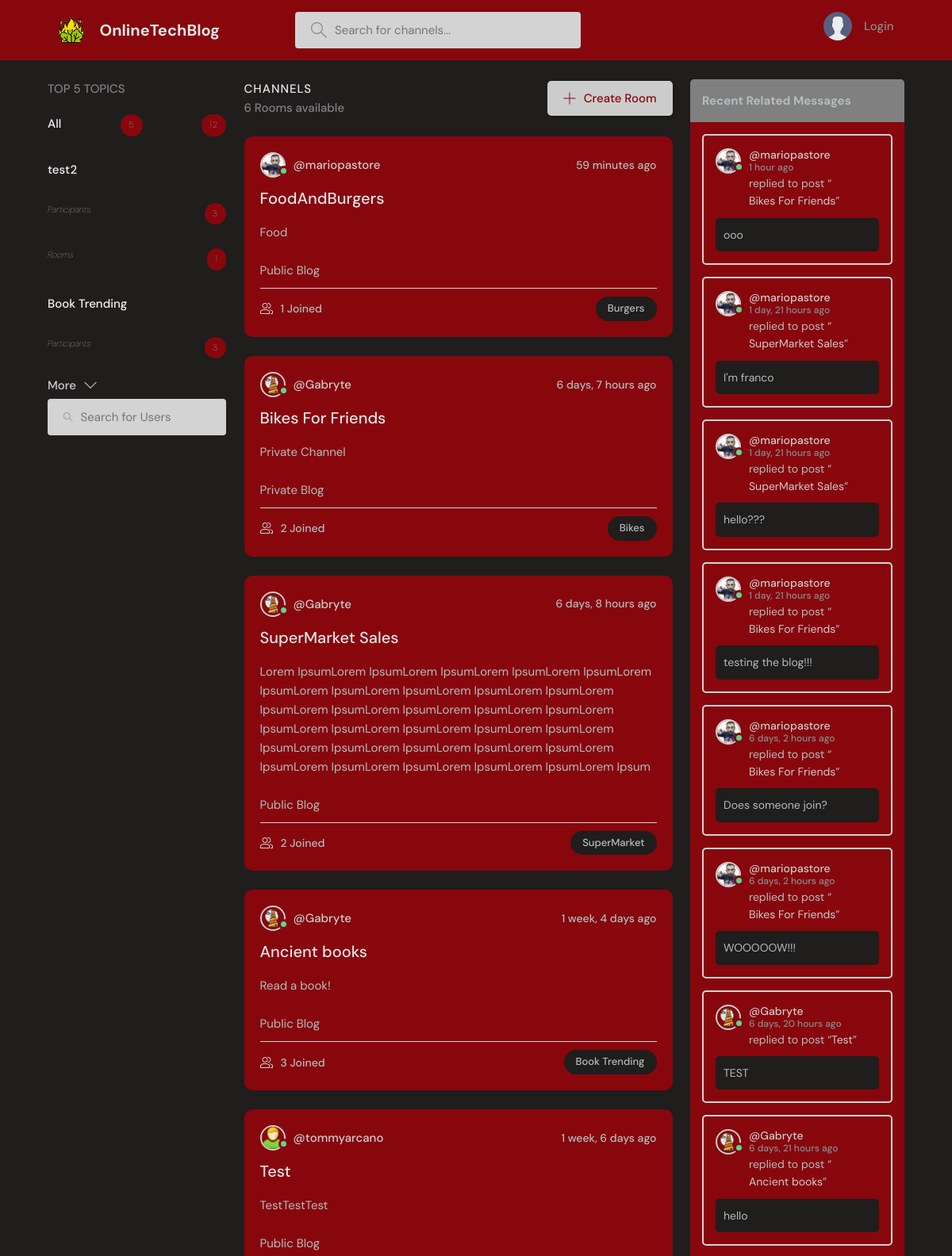
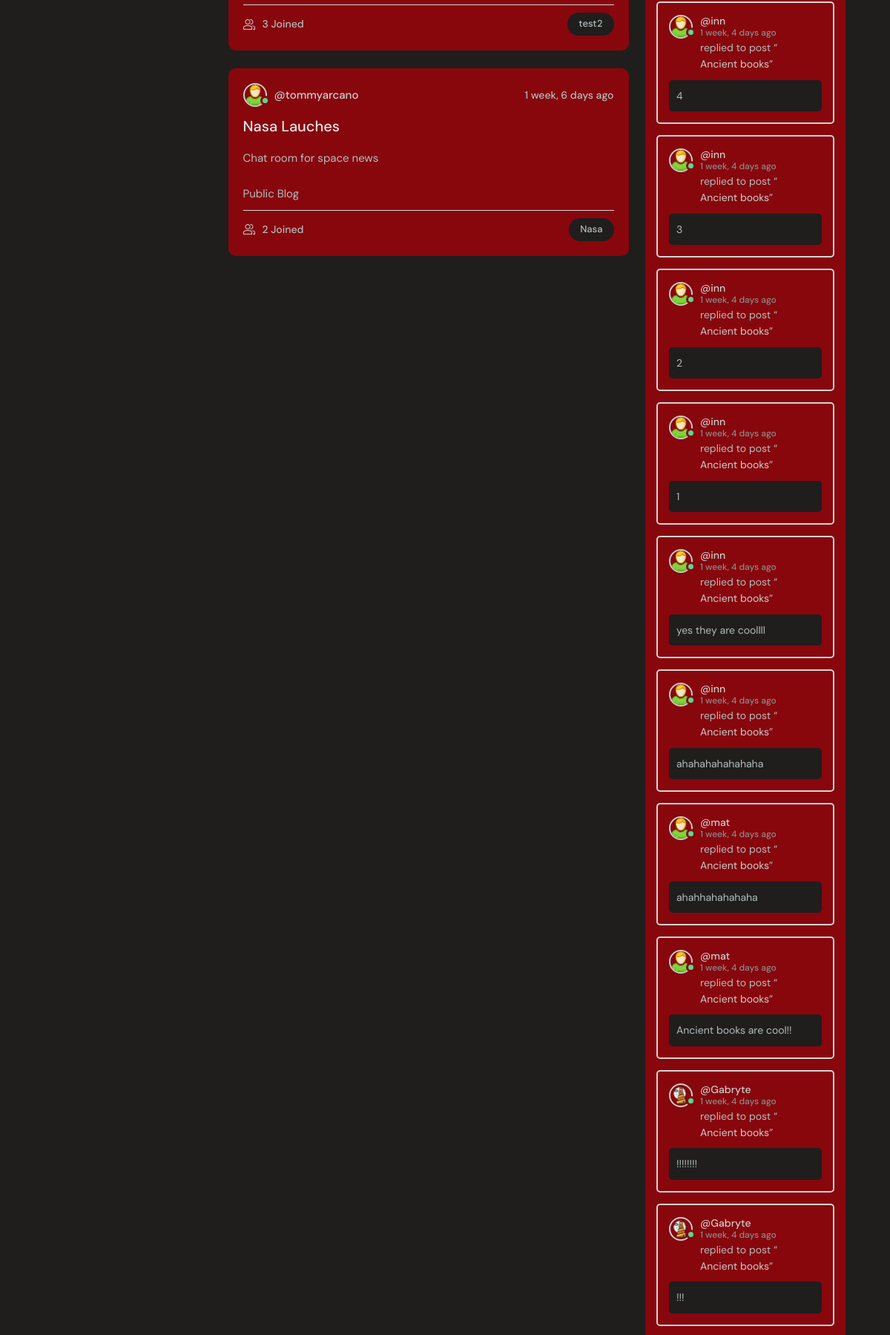
The page / (upper part) on the database its author committed (2 pictures, top to bottom).
### baseProject/models.py (models this page shows, shortened)
class Topic(models.Model):
    name = models.CharField(max_length=10, unique=True)

class Room(models.Model):
    host = models.ForeignKey(User, on_delete=models.SET_NULL, null=True)
    participants = models.ManyToManyField(User, related_name='participants', blank=True)
    topic = models.ForeignKey(Topic, null=True, blank=True,on_delete=models.SET_NULL)
    name = models.CharField(max_length=200, unique=True)
    description = models.TextField(null=True, blank=True)
    friendsOnly = models.BooleanField(default=False)
    updated = models.DateTimeField(auto_now=True)
    created = models.DateTimeField(auto_now_add=True)
    class Meta:
        ordering = ('-updated','-created')
    def __str__(self):
        return self.name

class User(AbstractUser):
    name = models.CharField(max_length=200, null=True)
    surname = models.CharField(max_length=200, null=True)
    email = models.EmailField(unique=True,null=True)
    status = models.TextField(null=True)
    icon = models.ImageField(null=True, default="userBase.svg")
    showFriendsMessages = models.BooleanField(default=False)
    USERNAME_FIELD = 'email'
    REQUIRED_FIELDS = []

class Message(models.Model):
    user = models.ForeignKey(User, on_delete=models.CASCADE)
    room = models.ForeignKey(Room, on_delete=models.CASCADE)
    body = models.TextField()
    image = models.ImageField(null=True, blank=True)
    updated = models.DateTimeField(auto_now=True)
    created = models.DateTimeField(auto_now_add=True)
    likes = models.ManyToManyField(User, related_name='comment')
    class Meta:
        ordering = ('-updated','-created')

### baseProject/views.py (the view)
# urls.py: 2. Add a URL to urlpatterns:  path('', views.home, name='home')
def home(request):
    page = 'home'
    q = request.GET.get('q') if request.GET.get('q') != None else ''
    rooms = Room.objects.filter(
        Q(topic__name__icontains=q) | Q(name__icontains=q) | Q(description__icontains=q)).order_by('-updated')
    num = 5
    topic = Topic.objects.annotate(num_participants=Count('room__participants'), num_rooms=Count('room')).order_by(
        '-num_participants', '-num_rooms')[0:num]
    total_participants = topic.aggregate(total_participants=Sum('num_participants')).get('total_participants', 0)
    rooms_count = rooms.count()
    room_messages = Message.objects.filter(Q(room__topic__name__icontains=q))
    friend_messages, requestFriendsExists = checkForFriendsMessages(request)
    context = {'rooms': rooms, 'topics': topic, 'rooms_count': rooms_count, 'room_messages': room_messages, "num": num,
               "total_participants": total_participants, "friend_messages": friend_messages, "page": page,
               "requestFriendsExists": requestFriendsExists}
    return render(request, 'baseProject/home.html', context)

### baseProject/templates/baseProject/home.html (shortened to what this page needs)
{% extends 'main.html' %}
{% block content %}
<main class="layout layout--3">
      <div class="container">
          {% include 'baseProject/topic_inside.html' %}
        <div class="roomList">
          <div class="roomList__header">
            <div>
              <h2>Channels</h2>
              <p>{{ rooms_count }} Rooms available</p>
            </div>
            <a class="btn btn--main" href="{% url 'create-room' %}">
              <svg version="1.1" xmlns="http://www.w3.org/2000/svg" width="32" height="32" viewBox="0 0 32 32">
                <title>add</title>
                <path
                  d="M16.943 0.943h-1.885v14.115h-14.115v1.885h14.115v14.115h1.885v-14.115h14.115v-1.885h-14.115v-14.115z"
                ></path>
              </svg>
              Create Room
            </a>
          </div>
            {% if page == 'home' %}
          {% include 'baseProject/central_home.html' %}
            {% else %}
                {% include 'baseProject/central_home_for_usersearch.html' %}
            {% endif %}
        </div>
          {% include 'baseProject/feed_inside.html' %}
      </div>
    </main>
{% endblock content%}

### baseProject/templates/baseProject/topic_inside.html (shortened to what this page needs)
<div class="topics">
    <div class="topics__header">
        <h2>Top {{ num }} Topics</h2>
    </div>
    <ul class="listTopics">
        <li>
            <a href="{% url 'home' %}">All
                <span class="numberPro">{{ topics.count }}</span><span class="numberPro">{{ total_participants }}</span></a>
        </li>
        {% for topic in topics %}
            <li>
                <a href="{% url 'home' %}?q={{ topic.name }}">{{ topic.name }}</a>
            </li>
            <li>
                <a><i>Participants</i><span class="numberPro">{{ topic.num_participants }}</span></a>
            </li>
            <li>
                <a><i>Rooms</i><span class="numberPro">{{ topic.room_set.all.count }}</span></a>
            </li>
        {% endfor %}
    </ul>
    <a class="btn btn--link" href="{% url 'arguments' %}">
        More
        <svg version="1.1" xmlns="http://www.w3.org/2000/svg" width="32" height="32" viewBox="0 0 32 32">
            <title>chevron-down</title>
            <path d="M16 21l-13-13h-3l16 16 16-16h-3l-13 13z"></path>
        </svg>
    </a>
    <form action="{% url 'userSearch' %}" method="GET" class="searchBar">
        <label>
            <input name="q" placeholder="Search for Users"/>
        </label>
    </form>
</div>

### baseProject/templates/baseProject/central_home.html (shortened to what this page needs)
{% for room in rooms %}
    <div class="RoomIteratedLister">
        <div class="ChannelListerRoomHeaderBlock">
            <a href="{% url 'user-profile' room.host.id %}" class="HostRoomChannelLister">
                {% if room.host.is_authenticated %}
                    <div class="avatar avatar--small active">
                        <img src="{{ room.host.icon.url }}"/>
                    </div>
                {% else %}
                    <div class="avatar avatar--small">
                        <img src="{{ room.host.icon.url }}"/>
                    </div>
                {% endif %}
                <span>@{{ room.host.username }}</span>
            </a>
            <div class="ChannelLastActionMessage">
                <span>{{ room.created|timesince }} ago</span>
            </div>
        </div>
        <div class="ContentChannelRoomList">
            <a href="{% url 'check' room.id %}">{{ room.name }}</a>
            <p>{{ room.description }}</p>
            <br/>
            {% if room.friendsOnly %}
                <p>Private Blog</p>
            {% else %}
                <p>Public Blog</p>
            {% endif %}
        </div>
        <div class="ChannelMetaRoom">
            <a href="{% url 'check' room.id %}" class="ChannelListChannelJoined">
                {{ room.participants.all.count }} Joined
            </a>
            <p class="ChannelListTopicRoom">{{ room.topic.name }}</p>
        </div>
    </div>
{% endfor %}

### baseProject/templates/baseProject/feed_inside.html (shortened to what this page needs)
{% if requestFriendsExists and request.user.showFriendsMessages == True %}
    <div class="LastMessagesFromUsers">
        <div class="layout__boxHeader">
            <h2>Friend Messages</h2>
        </div>
        {% for activity in friend_messages %}
            <div class="ActivitiesBoxingBox">
                <div class="activities__boxHeader ChannelListerRoomHeaderBlock">
                    <a href="{% url 'user-profile' activity.user.id %}" class="HostRoomChannelLister">
                        {% if activity.user.is_authenticated %}
                            <div class="avatar avatar--small active">
                                <img src="{{ activity.user.icon.url }}"/>
                            </div>
                        {% else %}
                            <div class="avatar avatar--small">
                                <img src="{{ activity.user.icon.url }}"/>
                            </div>
                        {% endif %}
                        <p>
                            @{{ activity.user.username }}
                            <span>{{ activity.created|timesince }} ago</span>
                        </p>
                    </a>
                </div>
                <div class="BoxingContentActivities">
                    <p>replied to post “<a href="{% url 'check' activity.room.id %}">{{ activity.room }}</a>”</p>
                    <div class="ActivitiesBoxingRoomChannelContent">
                        {{ activity.body }}
                    </div>
                </div>
            </div>
        {% endfor %}
    </div>
{% else %}
    <div class="LastMessagesFromUsers">
        <div class="layout__boxHeader">
            {% if page == 'userSearch' %}
                <h2>Recent Searched Users Messages</h2>
            {% else %}
                <h2>Recent Related Messages</h2>
            {% endif %}
        </div>
        {% if page == 'userSearch' %}
            {% for activity in searched_users_messages %}
                <div class="ActivitiesBoxingBox">
                    <div class="activities__boxHeader ChannelListerRoomHeaderBlock">
                        <a href="{% url 'user-profile' activity.user.id %}" class="HostRoomChannelLister">
                            {% if activity.user.is_authenticated %}
                                <div class="avatar avatar--small active">
                                    <img src="{{ activity.user.icon.url }}"/>
                                </div>
                            {% else %}
                                <div class="avatar avatar--small">
                                    <img src="{{ activity.user.icon.url }}"/>
                                </div>
                            {% endif %}
                            <p>
                                @{{ activity.user.username }}
                                <span>{{ activity.created|timesince }} ago</span>
                            </p>
                        </a>
                        {% if request.user == activity.user %}
                            <div class="ChannelLastActionMessage">
                                <a href="{% url 'delete-comment' activity.id 'home' None%}">
                                    <svg version="1.1" xmlns="http://www.w3.org/2000/svg" width="32" height="32"
                                         viewBox="0 0 32 32">
                                        <title>remove</title>
                                        <path
                                                d="M27.314 6.019l-1.333-1.333-9.98 9.981-9.981-9.981-1.333 1.333 9.981 9.981-9.981 9.98 1.333 1.333 9.981-9.98 9.98 9.98 1.333-1.333-9.98-9.98 9.98-9.981z"
                                        ></path>
                                    </svg>
                                </a>
                            </div>
                        {% endif %}
                    </div>
                    <div class="BoxingContentActivities">
                        <p>replied to post “<a href="{% url 'check' activity.room.id %}">{{ activity.room }}</a>”</p>
                        <div class="ActivitiesBoxingRoomChannelContent">
                            {{ activity.body }}
                        </div>
                    </div>
                </div>
            {% endfor %}
        {% else %}
            {% for activity in room_messages %}
                <div class="ActivitiesBoxingBox">
                    <div class="activities__boxHeader ChannelListerRoomHeaderBlock">
                        <a href="{% url 'user-profile' activity.user.id %}" class="HostRoomChannelLister">
                            {% if activity.user.is_authenticated %}
                                <div class="avatar avatar--small active">
                                    <img src="{{ activity.user.icon.url }}"/>
                                </div>
                            {% else %}
                                <div class="avatar avatar--small">
                                    <img src="{{ activity.user.icon.url }}"/>
                                </div>
                            {% endif %}
                            <p>
                                @{{ activity.user.username }}
                                <span>{{ activity.created|timesince }} ago</span>
                            </p>
                        </a>
                    </div>
                    <div class="BoxingContentActivities">
                        <p>replied to post “<a href="{% url 'check' activity.room.id %}">{{ activity.room }}</a>”</p>
                        <div class="ActivitiesBoxingRoomChannelContent">
                            {{ activity.body }}
                        </div>
                    </div>
                </div>
            {% endfor %}
        {% endif %}
    </div>
{% endif %}

### rows shown on the page
Topic: name "test2", num_participants "3", room_set.all.count "1"
Topic: name "Book Trending", num_participants "3"
Room: host.icon (picture), host.username "mariopastore", created "59 minutes", name "FoodAndBurgers", description "Food", friendsOnly "Public Blog", participants.all.count "1", topic.name "Burgers"
Room: host.icon (picture), host.username "Gabryte", created "6 days, 7 hours", name "Bikes For Friends", description "Private Channel", friendsOnly "Private Blog", participants.all.count "2", topic.name "Bikes"
Room: host.icon (picture), host.username "Gabryte", created "6 days, 8 hours", name "SuperMarket Sales", description "Lorem IpsumLorem IpsumLorem IpsumLorem IpsumLorem IpsumLorem IpsumLorem IpsumLorem IpsumLorem IpsumLorem IpsumLorem IpsumLorem IpsumLorem IpsumLorem IpsumLorem IpsumLorem IpsumLorem IpsumLorem IpsumLorem IpsumLorem IpsumLorem IpsumLorem IpsumLorem IpsumLorem IpsumLorem IpsumLorem IpsumLorem IpsumLorem IpsumLorem IpsumLorem IpsumLorem Ipsum", friendsOnly "Public Blog", participants.all.count "2", topic.name "SuperMarket"
Room: host.icon (picture), host.username "Gabryte", created "1 week, 4 days", name "Ancient books", description "Read a book!", friendsOnly "Public Blog", participants.all.count "3", topic.name "Book Trending"
Room: host.icon (picture), host.username "tommyarcano", created "1 week, 6 days", name "Test", description "TestTestTest", friendsOnly "Public Blog", participants.all.count "3", topic.name "test2"
Room: host.icon (picture), host.username "tommyarcano", created "1 week, 6 days", name "Nasa Lauches", description "Chat room for space news", friendsOnly "Public Blog", participants.all.count "2", topic.name "Nasa"
Message: user.icon (picture), user.username "mariopastore", created "1 hour", room "Bikes For Friends", body "ooo"
Message: user.icon (picture), user.username "mariopastore", created "1 day, 21 hours", room "SuperMarket Sales", body "I'm franco"
Message: user.icon (picture), user.username "mariopastore", created "1 day, 21 hours", room "SuperMarket Sales", body "hello???"
Message: user.icon (picture), user.username "mariopastore", created "1 day, 21 hours", room "Bikes For Friends", body "testing the blog!!!"
Message: user.icon (picture), user.username "mariopastore", created "6 days, 2 hours", room "Bikes For Friends", body "Does someone join?"
Message: user.icon (picture), user.username "mariopastore", created "6 days, 2 hours", room "Bikes For Friends", body "WOOOOOW!!!"
Message: user.icon (picture), user.username "Gabryte", created "6 days, 20 hours", room "Test", body "TEST"
Message: user.icon (picture), user.username "Gabryte", created "6 days, 21 hours", room "Ancient books", body "hello"
Message: user.icon (picture), user.username "inn", created "1 week, 4 days", room "Ancient books", body "4"
Message: user.icon (picture), user.username "inn", created "1 week, 4 days", room "Ancient books", body "3"
Message: user.icon (picture), user.username "inn", created "1 week, 4 days", room "Ancient books", body "2"
Message: user.icon (picture), user.username "inn", created "1 week, 4 days", room "Ancient books", body "1"
Message: user.icon (picture), user.username "inn", created "1 week, 4 days", room "Ancient books", body "yes they are coollll"
Message: user.icon (picture), user.username "inn", created "1 week, 4 days", room "Ancient books", body "ahahahahahahaha"
Message: user.icon (picture), user.username "mat", created "1 week, 4 days", room "Ancient books", body "ahahhahahahaha"
Message: user.icon (picture), user.username "mat", created "1 week, 4 days", room "Ancient books", body "Ancient books are cool!!"
Message: user.icon (picture), user.username "Gabryte", created "1 week, 4 days", room "Ancient books", body "!!!!!!!!"
Message: user.icon (picture), user.username "Gabryte", created "1 week, 4 days", room "Ancient books", body "!!!"

### other values the page prints
{{ num }} "5"
{{ topics.count }} "5"
{{ total_participants }} "12"
{{ rooms_count }} "6"
